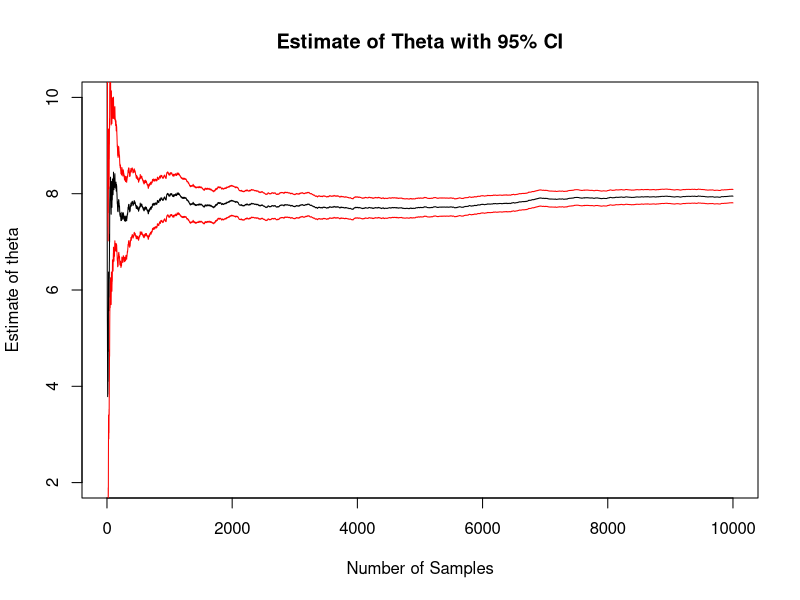

Generate this figure with R:
## ---- chunk 1
N = 10000 ## sample size

g <- function(x) { 3*x^2 } ## function of interest, g(x)

X <- runif(n = N, min = 0, max = 2)  ## samples from f(x)

v = 2 * mean(g(X)) ## 2 * E[g(x)]

print(v) ## approximately 8


## ---- chunk 2
N = 10000 ## sample size

g <- function(x) { 3*x^2 } ## function of interest, g(x)

X <- runif(n = N, min = 0, max = 2)  ## samples from f(x)
g_values <- 2 * g(X)

cumMean <- function(x, n){
  num = cumsum(x)
  denom = 1:n
  result = num/denom
  return(result)
}


cumSE <- function(x, n){
  m = mean(x)
  num = sqrt(cumsum((x - m)^2))
  denom = 1:n
  result = num/denom ## cummulative mean of (x_i - theta)^2
  return(result)
}

thetas = cumMean(g_values, N)
SE = cumSE(g_values, N)

plot(x = 1:N, y = thetas, type = "l", ylim = c(2, 10), xlab = "Number of Samples",
     ylab = "Estimate of theta",
     main = "Estimate of Theta with 95% CI")
lines(x = 1:N, y = thetas + 1.96*SE, col = "red") ## CI
lines(x = 1:N, y = thetas - 1.96*SE, col = "red") ## CI

